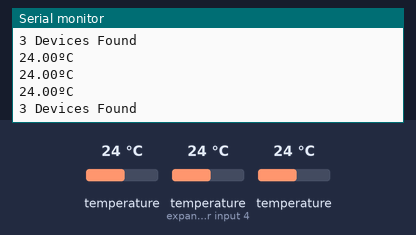
The sketch below on a simulated ESP8266 (NodeMCU). Parts: the last lines printed to the serial monitor. The test bench sets the inputs (shaded band); at power-on: temperature 24 °C, temperature (sensor on expander input 4) 24 °C. WiFi joins after 1.5 s; servers stay silent unless stated; uploads are accepted with an empty reply.

Above: at 2.7 s.
2.8 s: temperature (sensor 0) set to 12 °C
At 3.46 s:
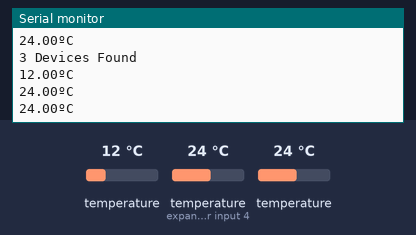
4.3 s: temperature (sensor on expander input 4) set to 19 °C
At 5.7 s:
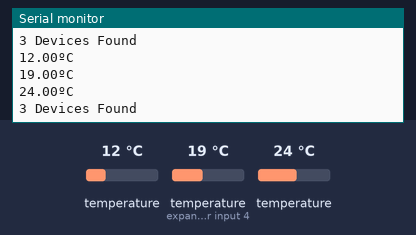
5.8 s: temperature (sensor 200) set to 28 °C
At 7.1 s:
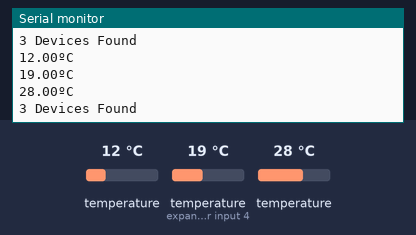
7.3 s: temperature (sensor 0) set to 33 °C
At 7.42 s:
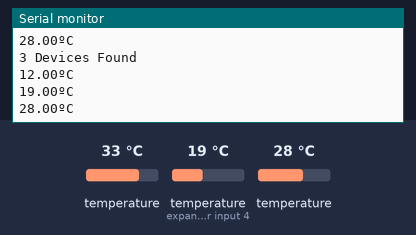
8.8 s: temperature (sensor on expander input 4) set to 41 °C
At 10.1 s:
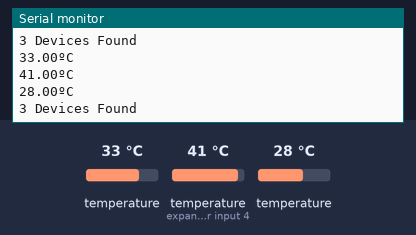
Timing chart, 0 to 11.3 s (numbered marks = the images above; inputs shaded):
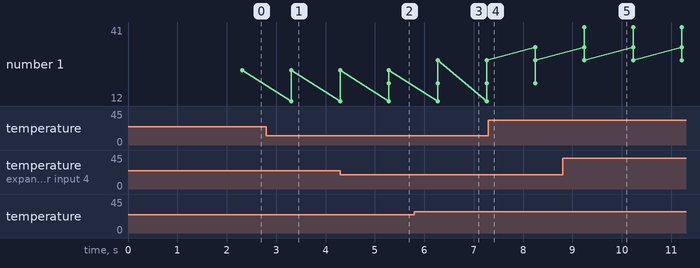

Measured:
- after the input at 2.8 s, the serial monitor: prints a new line after 0.51 s (image 1)
- after the input at 4.3 s, the serial monitor: prints a new line after 0.98 s (image 2)
- after the input at 5.8 s, the serial monitor: prints a new line after 0.47 s (image 3)
- after the input at 8.8 s, the serial monitor: prints a new line after 0.44 s (image 5)
- plotted number 1: 24 → 28 after the input at 5.8 s

The sketch:

ESP8266_TMP.ino
```cpp
#include <ESP8266WiFi.h>
#include <ESP8266HTTPClient.h>
#include <Arduino_JSON.h>

#include <OneWire.h>
#include <DallasTemperature.h>

const char* ssid     = "";
const char* password = "";

//Dual
unsigned long Dualtimestamp;

//Webserver Adress
String ServerName = "http://192.168.0.80:7337/api/v1/TEMP/1?";

// GPIO where the ONEWIRE is connected to
const int oneWireBus = 0;
OneWire oneWire(oneWireBus);

// Load and Link TMP Sensor Lib to ONEWIRE Client
DallasTemperature sensors(&oneWire);

// Store of multiple adressed and devices
DeviceAddress tempDeviceAddress;

// TEMP Globals
float temp1 = 00.00;
float temp2 = 00.00;
float temp3 = 00.00;

void setup()
{
  Serial.begin(115200);
  delay(10);
  sensors.begin();

  // We start by connecting to a WiFi network
  Serial.println();
  Serial.println();
  Serial.print("Connecting to ");
  Serial.println(ssid);

  WiFi.begin(ssid, password);

  while (WiFi.status() != WL_CONNECTED) {
    delay(500);
    Serial.print(".");
  }

  WiFi.setAutoReconnect(true);

  Serial.println("");
  Serial.println("WiFi connected");
  Serial.println("IP address: ");
  Serial.println(WiFi.localIP());
}

void loop()
{
        if(WiFi.status()== WL_CONNECTED){
          HTTPClient http;

          Serial.print(sensors.getDeviceCount());
          Serial.println(" Devices Found");

          sensors.requestTemperatures();

          temp1 = sensors.getTempCByIndex(0);
          temp2 = sensors.getTempCByIndex(1);
          temp3 = sensors.getTempCByIndex(2);

          Serial.print(temp1);
          Serial.println("ºC");
          Serial.print(temp2);
          Serial.println("ºC");
          Serial.print(temp3);
          Serial.println("ºC");

          String URL = ServerName + "temp1=" + String(temp1, 2) + "&temp2=" + String(temp2, 2) + "&temp3=" + String(temp3, 2);

          http.begin(URL.c_str());
          int httpResponseCode = http.GET();

          if (httpResponseCode > 0 && httpResponseCode == 200) {
            JSONVar myObject = JSON.parse(http.getString());
            // JSONVar keys = myObject.keys();
            //int r = double(myObject[keys[0]]);
            // int g = double(myObject[keys[1]]);
            // int b = double(myObject[keys[2]]);

          } else {
            Serial.print("Error code: ");
            Serial.println(httpResponseCode);
          }
          http.end();
        }else{
          Serial.println("WiFi Disconnected");
        }
}
```
